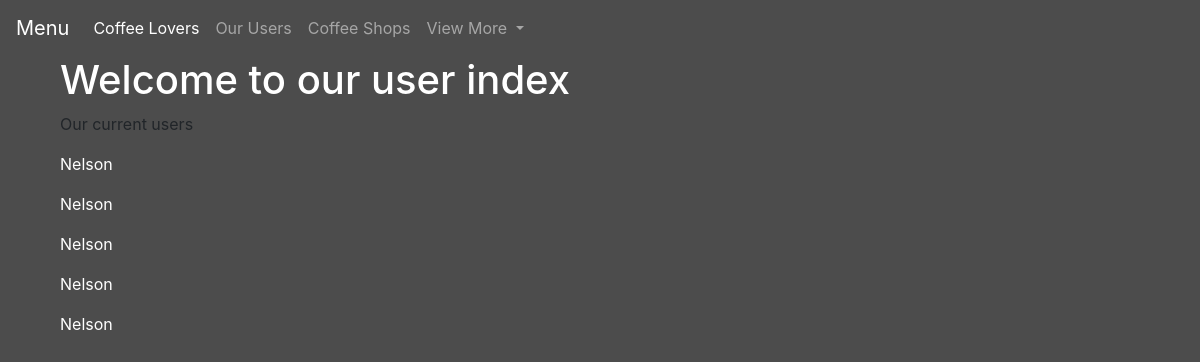
The page /index on the database as committed earlier.
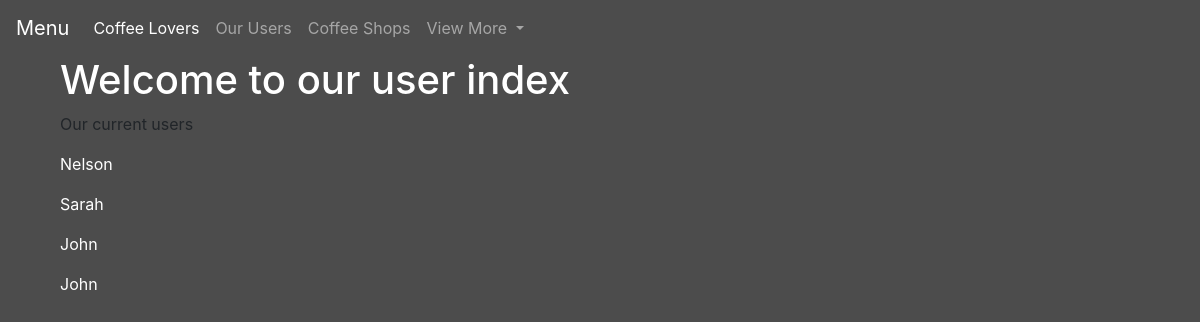
The same page on the database as committed later.
### website/models.py (models this page shows, shortened)
class User(db.Model, UserMixin):
    __tablename__ = 'users'
    __table_args__ = {'extend_existing': True}
    id = db.Column(db.Integer, primary_key=True)
    email = db.Column(db.String(80), unique=True)
    password = db.Column(db.String(120))
    name = db.Column(db.String(80))
    locations = db.relationship('Shops', secondary=locationsTable, lazy='subquery',
                                backref=db.backref('users', lazy=True))

### website/views.py (the view)
@views.route('/index')
def index():
    count = len(User.query.all())
    people = User.query.all()
    return render_template("index.html", users=count, lstOfUsers=people, user=current_user)

### website/templates/index.html (shortened to what this page needs)
{% extends "base.html" %}
{% block content%}
<div class="container-fluid">
    <h1 style="color:white; font-size=300%;">Welcome to our user index </h1>
</div>
<div class="container" align="left" >
    <p > Our current users </p>
    {% for user in lstOfUsers %}
    <p style="color:white"> {{ user.name }}</p>
    {% endfor %}
</div>
{% endblock%}

### website/templates/base.html (shortened to what this page needs)
<!DOCTYPE html>
<html lang="en">
<head>
    <link rel="stylesheet" href="https://stackpath.bootstrapcdn.com/bootstrap/4.3.1/css/bootstrap.min.css"
>
</head>
<body style="background-color:#4C4C4C;">
<nav class="navbar navbar-expand-lg navbar-dark" style="background-color:transparent">
    <a class="navbar-brand" href="#">Menu</a>
    <div class="collapse navbar-collapse" id="navbarSupportedContent">
        <ul class="navbar-nav mr-auto">
            <li class="nav-item active">
                <a class="nav-link" id="main" href="/">Coffee Lovers </a>
            </li>
            <li class="nav-item">
                <a class="nav-link" id="index" href="/index">Our Users</a>
            </li>
            <li class="nav-item">
                <a class="nav-link" id="shops" href="/shops">Coffee Shops</a>
            </li>
            <li class="nav-item dropdown">
                <a class="nav-link dropdown-toggle" href="#" id="navbarDropdown" role="button" data-toggle="dropdown" aria-expanded="false">
                    View More
                </a>
            </li>
        </ul>
    </div>
</nav>
    <div class="container">
        {% block content %}
        {% endblock %}
    </div>
</body>
</html>

Rows that differ between the two databases and show on the page:
removed User: name "Nelson"
removed User: name "Nelson"
added User: name "Sarah"
changed User (number 3 of 4 on the later page): name "Nelson" → "John"
changed User (number 4 of 4 on the later page): name "Nelson" → "John"
